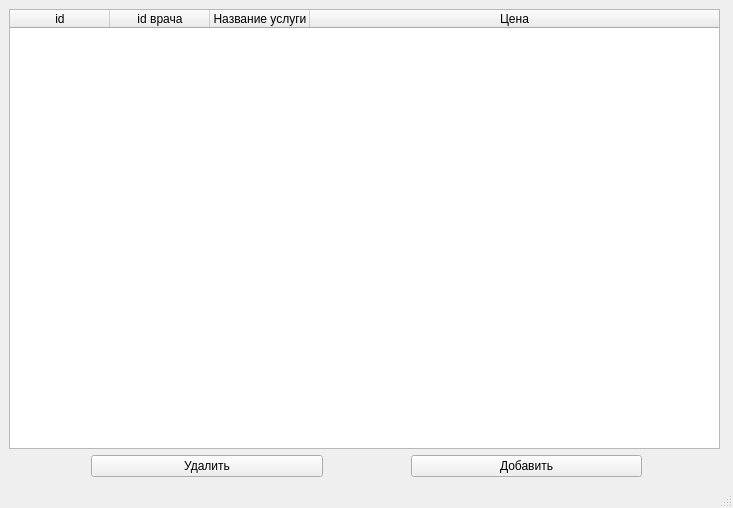
<?xml version="1.0" encoding="UTF-8"?>
<ui version="4.0">
 <class>MainWindow</class>
 <widget class="QMainWindow" name="MainWindow">
  <property name="geometry">
   <rect>
    <x>0</x>
    <y>0</y>
    <width>733</width>
    <height>508</height>
   </rect>
  </property>
  <property name="windowTitle">
   <string>MainWindow</string>
  </property>
  <widget class="QWidget" name="centralwidget">
   <layout class="QVBoxLayout" name="verticalLayout">
    <item>
     <widget class="QTableWidget" name="tableWidget">
      <property name="minimumSize">
       <size>
        <width>711</width>
        <height>398</height>
       </size>
      </property>
      <property name="maximumSize">
       <size>
        <width>711</width>
        <height>16777215</height>
       </size>
      </property>
      <property name="editTriggers">
       <set>QAbstractItemView::NoEditTriggers</set>
      </property>
      <property name="dragEnabled">
       <bool>false</bool>
      </property>
      <property name="selectionMode">
       <enum>QAbstractItemView::ExtendedSelection</enum>
      </property>
      <property name="selectionBehavior">
       <enum>QAbstractItemView::SelectRows</enum>
      </property>
      <property name="sortingEnabled">
       <bool>false</bool>
      </property>
      <attribute name="horizontalHeaderCascadingSectionResizes">
       <bool>false</bool>
      </attribute>
      <attribute name="horizontalHeaderShowSortIndicator" stdset="0">
       <bool>false</bool>
      </attribute>
      <attribute name="horizontalHeaderStretchLastSection">
       <bool>true</bool>
      </attribute>
      <attribute name="verticalHeaderVisible">
       <bool>false</bool>
      </attribute>
      <attribute name="verticalHeaderCascadingSectionResizes">
       <bool>false</bool>
      </attribute>
      <attribute name="verticalHeaderMinimumSectionSize">
       <number>30</number>
      </attribute>
      <attribute name="verticalHeaderHighlightSections">
       <bool>true</bool>
      </attribute>
      <column>
       <property name="text">
        <string>id</string>
       </property>
      </column>
      <column>
       <property name="text">
        <string>id врача</string>
       </property>
      </column>
      <column>
       <property name="text">
        <string>Название услуги</string>
       </property>
      </column>
      <column>
       <property name="text">
        <string>Цена</string>
       </property>
      </column>
     </widget>
    </item>
    <item>
     <layout class="QHBoxLayout" name="horizontalLayout">
      <item>
       <widget class="QPushButton" name="push_button_service_delete">
        <property name="minimumSize">
         <size>
          <width>232</width>
          <height>0</height>
         </size>
        </property>
        <property name="maximumSize">
         <size>
          <width>232</width>
          <height>16777215</height>
         </size>
        </property>
        <property name="text">
         <string>Удалить</string>
        </property>
       </widget>
      </item>
      <item>
       <widget class="QPushButton" name="push_button_service_create">
        <property name="minimumSize">
         <size>
          <width>231</width>
          <height>0</height>
         </size>
        </property>
        <property name="maximumSize">
         <size>
          <width>231</width>
          <height>16777215</height>
         </size>
        </property>
        <property name="text">
         <string>Добавить</string>
        </property>
       </widget>
      </item>
     </layout>
    </item>
   </layout>
  </widget>
  <widget class="QMenuBar" name="menubar">
   <property name="geometry">
    <rect>
     <x>0</x>
     <y>0</y>
     <width>733</width>
     <height>26</height>
    </rect>
   </property>
  </widget>
  <widget class="QStatusBar" name="statusbar"/>
 </widget>
 <resources/>
 <connections/>
</ui>
